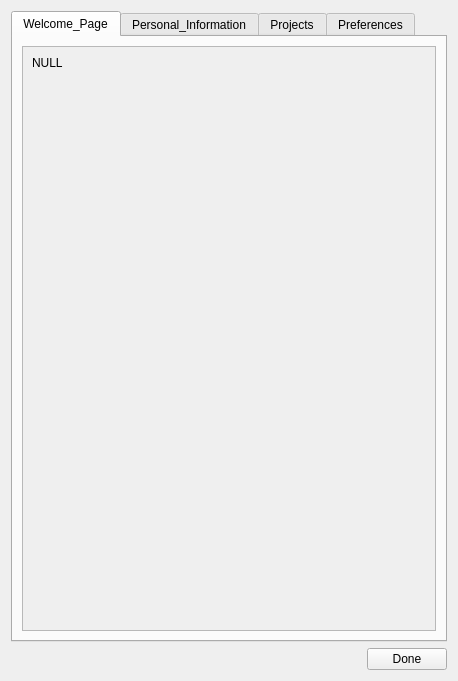
<?xml version="1.0" encoding="UTF-8"?>
<ui version="4.0">
  <class>SimpleUiKde</class>
  <widget class="QWidget" name="classwidget">
    <property name="windowTitle">
      <string>sKDE_MAIN_WINDOW_NAME</string>
    </property>
    <property name="geometry">
      <rect>
        <x>0</x>
        <y>0</y>
        <width>458</width>
        <height>681</height>
      </rect>
    </property>
    <layout class="QVBoxLayout" name="verticalLayout_2">
      <item>
        <widget class="QTabWidget" name="TabWidget">
          <property name="currentIndex">
            <number>0</number>
          </property>
          <widget class="QWidget" name="Tab_Welcome_Page">
            <attribute name="title">
              <string>Welcome_Page</string>
            </attribute>
            <layout class="QVBoxLayout" name="Tab_VerticalLayout_Welcome_Page">
              <item>
                <widget class="QScrollArea" name="Tab_QScrollArea_Welcome_Page">
                  <property name="widgetResizable">
                    <bool>true</bool>
                  </property>
                  <widget class="QWidget" name="Tab_QScrollAreaContent_Welcome_Page">
                    <property name="geometry">
                      <rect>
                        <x>0</x>
                        <y>0</y>
                        <width>639</width>
                        <height>342</height>
                      </rect>
                    </property>
                    <layout class="QVBoxLayout" name="verticalLayoutWelcome_Page">
                      <item>
                        <layout class="QGridLayout" name="Layout_welcome_panel">
                          <item row="0" column="0">
                            <widget class="QLabel" name="Label_0">
                              <property name="text">
                                <string>NULL</string>
                              </property>
                            </widget>
                          </item>
                        </layout>
                      </item>
                      <item>
                        <spacer name="Spacer_welcome_panel">
                          <property name="orientation">
                            <enum>Qt::Vertical</enum>
                          </property>
                          <property name="sizeHint" stdset="0">
                            <size>
                              <width>20</width>
                              <height>40</height>
                            </size>
                          </property>
                        </spacer>
                      </item>
                    </layout>
                  </widget>
                </widget>
              </item>
            </layout>
          </widget>
          <widget class="QWidget" name="Tab_Personal_Information">
            <attribute name="title">
              <string>Personal_Information</string>
            </attribute>
            <layout class="QVBoxLayout" name="Tab_VerticalLayout_Personal_Information">
              <item>
                <widget class="QScrollArea" name="Tab_QScrollArea_Personal_Information">
                  <property name="widgetResizable">
                    <bool>true</bool>
                  </property>
                  <widget class="QWidget" name="Tab_QScrollAreaContent_Personal_Information">
                    <property name="geometry">
                      <rect>
                        <x>0</x>
                        <y>0</y>
                        <width>639</width>
                        <height>342</height>
                      </rect>
                    </property>
                    <layout class="QVBoxLayout" name="verticalLayoutPersonal_Information">
                      <item>
                        <layout class="QGridLayout" name="Layout_personal_info_panel">
                          <item row="0" column="0">
                            <widget class="QLabel" name="Label_DDlbl_0">
                              <property name="text">
                                <string>Name Prefix:</string>
                              </property>
                            </widget>
                          </item>
                          <item row="0" column="2">
                            <widget class="QComboBox" name="DD_0">
                              <item>
                                <property name="text">
                                  <string>Mr. </string>
                                </property>
                              </item>
                              <item>
                                <property name="text">
                                  <string>Mrs. </string>
                                </property>
                              </item>
                              <item>
                                <property name="text">
                                  <string>Dr. </string>
                                </property>
                              </item>
                            </widget>
                          </item>
                          <item row="1" column="0">
                            <widget class="QLabel" name="Inputlbl_0">
                              <property name="text">
                                <string>Enter your first name : </string>
                              </property>
                            </widget>
                          </item>
                          <item row="1" column="2">
                            <widget class="QLineEdit" name="Input_0"/>
                          </item>
                          <item row="2" column="0">
                            <widget class="QLabel" name="Inputlbl_1">
                              <property name="text">
                                <string>Enter your middle name : </string>
                              </property>
                            </widget>
                          </item>
                          <item row="2" column="2">
                            <widget class="QLineEdit" name="Input_1"/>
                          </item>
                          <item row="3" column="0">
                            <widget class="QLabel" name="Inputlbl_2">
                              <property name="text">
                                <string>Enter your last name : </string>
                              </property>
                            </widget>
                          </item>
                          <item row="3" column="2">
                            <widget class="QLineEdit" name="Input_2"/>
                          </item>
                          <item row="4" column="0">
                            <widget class="QLabel" name="Inputlbl_3">
                              <property name="text">
                                <string>Enter your date of birth : </string>
                              </property>
                            </widget>
                          </item>
                          <item row="4" column="2">
                            <widget class="QLineEdit" name="Input_3"/>
                          </item>
                          <item row="5" column="0">
                            <widget class="QLabel" name="DDlbl_0">
                              <property name="text">
                                <string>Select your gender</string>
                              </property>
                            </widget>
                          </item>
                          <item row="5" column="2">
                            <widget class="QGroupBox" name="QGroupBox_0">
                              <property name="title"/>
                              <property name="checkable">
                                <bool>false</bool>
                              </property>
                              <property name="checked">
                                <bool>false</bool>
                              </property>
                              <widget class="QRadioButton" name="radio_0">
                                <property name="geometry">
                                  <rect>
                                    <x>5</x>
                                    <y>0</y>
                                    <width>108</width>
                                    <height>26</height>
                                  </rect>
                                </property>
                                <property name="text">
                                  <string>Male</string>
                                </property>
                              </widget>
                              <widget class="QRadioButton" name="radio_1">
                                <property name="geometry">
                                  <rect>
                                    <x>85</x>
                                    <y>0</y>
                                    <width>108</width>
                                    <height>26</height>
                                  </rect>
                                </property>
                                <property name="text">
                                  <string>Female</string>
                                </property>
                              </widget>
                              <widget class="QRadioButton" name="radio_2">
                                <property name="geometry">
                                  <rect>
                                    <x>165</x>
                                    <y>0</y>
                                    <width>108</width>
                                    <height>26</height>
                                  </rect>
                                </property>
                                <property name="text">
                                  <string>Not want to disclose</string>
                                </property>
                              </widget>
                            </widget>
                          </item>
                          <item row="6" column="0">
                            <widget class="QPushButton" name="Btn_0">
                              <property name="text">
                                <string>DONE</string>
                              </property>
                            </widget>
                          </item>
                        </layout>
                      </item>
                      <item>
                        <spacer name="Spacer_personal_info_panel">
                          <property name="orientation">
                            <enum>Qt::Vertical</enum>
                          </property>
                          <property name="sizeHint" stdset="0">
                            <size>
                              <width>20</width>
                              <height>40</height>
                            </size>
                          </property>
                        </spacer>
                      </item>
                      <item>
                        <layout class="QGridLayout" name="Layout_personal_info_panel">
                          <item row="0" column="0">
                            <widget class="QLabel" name="Inputlbl_4">
                              <property name="text">
                                <string>Prefered UserName : </string>
                              </property>
                            </widget>
                          </item>
                          <item row="0" column="2">
                            <widget class="QLineEdit" name="Input_4"/>
                          </item>
                          <item row="1" column="0">
                            <widget class="QLabel" name="Inputlbl_5">
                              <property name="text">
                                <string>password : </string>
                              </property>
                            </widget>
                          </item>
                          <item row="1" column="2">
                            <widget class="QLineEdit" name="Input_5"/>
                          </item>
                          <item row="2" column="0">
                            <widget class="QLabel" name="Inputlbl_6">
                              <property name="text">
                                <string>confirm password : </string>
                              </property>
                            </widget>
                          </item>
                          <item row="2" column="2">
                            <widget class="QLineEdit" name="Input_6"/>
                          </item>
                          <item row="3" column="0">
                            <widget class="QLabel" name="Label_1">
                              <property name="text">
                                <string>NULL</string>
                              </property>
                            </widget>
                          </item>
                        </layout>
                      </item>
                      <item>
                        <spacer name="Spacer_personal_info_panel">
                          <property name="orientation">
                            <enum>Qt::Vertical</enum>
                          </property>
                          <property name="sizeHint" stdset="0">
                            <size>
                              <width>20</width>
                              <height>40</height>
                            </size>
                          </property>
                        </spacer>
                      </item>
                    </layout>
                  </widget>
                </widget>
              </item>
            </layout>
          </widget>
          <widget class="QWidget" name="Tab_Projects">
            <attribute name="title">
              <string>Projects</string>
            </attribute>
            <layout class="QVBoxLayout" name="Tab_VerticalLayout_Projects">
              <item>
                <widget class="QScrollArea" name="Tab_QScrollArea_Projects">
                  <property name="widgetResizable">
                    <bool>true</bool>
                  </property>
                  <widget class="QWidget" name="Tab_QScrollAreaContent_Projects">
                    <property name="geometry">
                      <rect>
                        <x>0</x>
                        <y>0</y>
                        <width>639</width>
                        <height>342</height>
                      </rect>
                    </property>
                    <layout class="QVBoxLayout" name="verticalLayoutProjects">
                      <item>
                        <layout class="QGridLayout" name="Layout_new_project_panel">
                          <item row="0" column="0">
                            <widget class="QLabel" name="Inputlbl_7">
                              <property name="text">
                                <string>Enter start date of your project : </string>
                              </property>
                            </widget>
                          </item>
                          <item row="0" column="2">
                            <widget class="QLineEdit" name="Input_7"/>
                          </item>
                          <item row="1" column="0">
                            <widget class="QLabel" name="Inputlbl_8">
                              <property name="text">
                                <string>Enter end date of your project : </string>
                              </property>
                            </widget>
                          </item>
                          <item row="1" column="2">
                            <widget class="QLineEdit" name="Input_8"/>
                          </item>
                          <item row="2" column="0">
                            <widget class="QLabel" name="Inputlbl_9">
                              <property name="text">
                                <string>key skills : </string>
                              </property>
                            </widget>
                          </item>
                          <item row="2" column="2">
                            <widget class="QLineEdit" name="Input_9"/>
                          </item>
                          <item row="3" column="0">
                            <widget class="QLabel" name="Inputlbl_10">
                              <property name="text">
                                <string>description : </string>
                              </property>
                            </widget>
                          </item>
                          <item row="3" column="2">
                            <widget class="QLineEdit" name="Input_10"/>
                          </item>
                          <item row="4" column="0">
                            <widget class="QPushButton" name="Btn_1">
                              <property name="text">
                                <string>insert after selected row</string>
                              </property>
                            </widget>
                          </item>
                        </layout>
                      </item>
                      <item>
                        <spacer name="Spacer_new_project_panel">
                          <property name="orientation">
                            <enum>Qt::Vertical</enum>
                          </property>
                          <property name="sizeHint" stdset="0">
                            <size>
                              <width>20</width>
                              <height>40</height>
                            </size>
                          </property>
                        </spacer>
                      </item>
                    </layout>
                  </widget>
                </widget>
              </item>
            </layout>
          </widget>
          <widget class="QWidget" name="Tab_Preferences">
            <attribute name="title">
              <string>Preferences</string>
            </attribute>
            <layout class="QVBoxLayout" name="Tab_VerticalLayout_Preferences">
              <item>
                <widget class="QScrollArea" name="Tab_QScrollArea_Preferences">
                  <property name="widgetResizable">
                    <bool>true</bool>
                  </property>
                  <widget class="QWidget" name="Tab_QScrollAreaContent_Preferences">
                    <property name="geometry">
                      <rect>
                        <x>0</x>
                        <y>0</y>
                        <width>639</width>
                        <height>342</height>
                      </rect>
                    </property>
                    <layout class="QVBoxLayout" name="verticalLayoutPreferences">
                      <item>
                        <layout class="QGridLayout" name="Layout_check_buttons_panel">
                          <item row="0" column="0">
                            <widget class="QCheckBox" name="CheckBox_0">
                              <property name="text">
                                <string>newspaper-1</string>
                              </property>
                            </widget>
                          </item>
                          <item row="1" column="0">
                            <widget class="QCheckBox" name="CheckBox_1">
                              <property name="text">
                                <string>newspaper-2</string>
                              </property>
                            </widget>
                          </item>
                          <item row="2" column="0">
                            <widget class="QCheckBox" name="CheckBox_2">
                              <property name="text">
                                <string>newspaper-3</string>
                              </property>
                            </widget>
                          </item>
                          <item row="3" column="0">
                            <widget class="QCheckBox" name="CheckBox_3">
                              <property name="text">
                                <string>newspaper-4</string>
                              </property>
                            </widget>
                          </item>
                          <item row="4" column="0">
                            <widget class="QCheckBox" name="CheckBox_4">
                              <property name="text">
                                <string>newspaper-5</string>
                              </property>
                            </widget>
                          </item>
                        </layout>
                      </item>
                      <item>
                        <spacer name="Spacer_check_buttons_panel">
                          <property name="orientation">
                            <enum>Qt::Vertical</enum>
                          </property>
                          <property name="sizeHint" stdset="0">
                            <size>
                              <width>20</width>
                              <height>40</height>
                            </size>
                          </property>
                        </spacer>
                      </item>
                      <item>
                        <layout class="QGridLayout" name="Layout_check_buttons_panel">
                          <item row="0" column="0">
                            <widget class="QLabel" name="LabelSlider_0">
                              <property name="text">
                                <string>Rating of this site : </string>
                              </property>
                            </widget>
                          </item>
                          <item row="1" column="0">
                            <widget class="QSlider" name="Slider_1">
                              <property name="maximum">
                                <number>100</number>
                              </property>
                              <property name="value">
                                <number>50</number>
                              </property>
                              <property name="orientation">
                                <enum>Qt::Horizontal</enum>
                              </property>
                              <property name="tickPosition">
                                <enum>QSlider::TicksBothSides</enum>
                              </property>
                              <property name="tickInterval">
                                <number>5</number>
                              </property>
                            </widget>
                          </item>
                        </layout>
                      </item>
                      <item>
                        <spacer name="Spacer_check_buttons_panel">
                          <property name="orientation">
                            <enum>Qt::Vertical</enum>
                          </property>
                          <property name="sizeHint" stdset="0">
                            <size>
                              <width>20</width>
                              <height>40</height>
                            </size>
                          </property>
                        </spacer>
                      </item>
                    </layout>
                  </widget>
                </widget>
              </item>
            </layout>
          </widget>
        </widget>
      </item>
      <item>
        <layout class="QHBoxLayout" name="horizontalLayout2">
          <item>
            <layout class="QHBoxLayout" name="horizontalLayout">
              <item>
                <spacer name="horizontalSpacer">
                  <property name="orientation">
                    <enum>Qt::Horizontal</enum>
                  </property>
                  <property name="sizeHint" stdset="0">
                    <size>
                      <width>40</width>
                      <height>20</height>
                    </size>
                  </property>
                </spacer>
              </item>
              <item>
                <widget class="QPushButton" name="BtnDone_Main">
                  <property name="text">
                    <string>Done</string>
                  </property>
                </widget>
              </item>
            </layout>
          </item>
        </layout>
      </item>
    </layout>
  </widget>
</ui>
